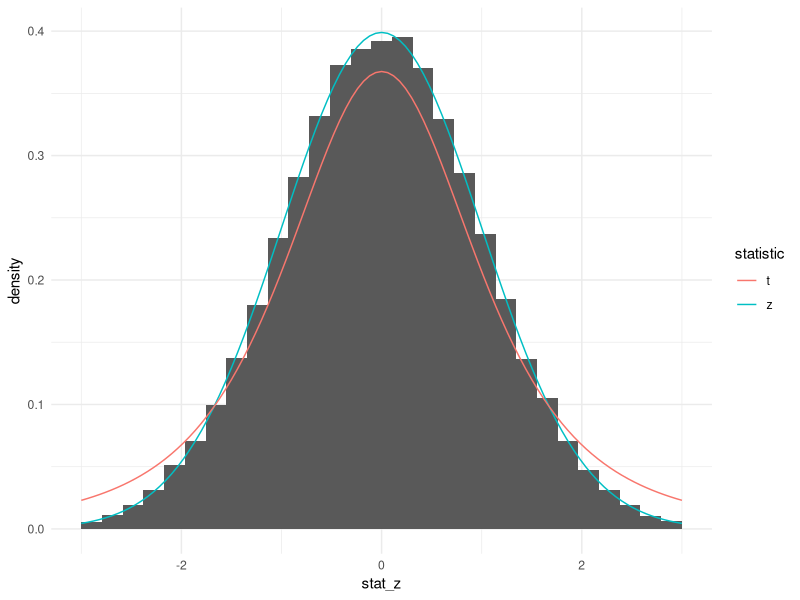

R code for this plot: (Note: this script raises an error after producing the figure.)
## ---- chunk 1
library(ggplot2)
library(patchwork)
library(magrittr)

theme_set(theme_minimal())
## ---- chunk 2
statistic <- function(sample, what_stat='z'){
  ## input: single data series
  ## args: 
  ##   - what_stat: 
  ##     - z: will compute a z-statistic with a known sd
  ##     - t: will compute a t-stat by estimating the sample sd
  ## return: 
  ##   - statistic that is chosen by what_stat arg
  
  sample_mean <- mean(sample)
  n           <- length(sample)

  if(what_stat == 'z') {
    standard_error <- (5 / sqrt(n))
    stat_ <- sample_mean / standard_error
  } else if(what_stat == 't') { 
    estimated_standard_error <- 'fill this in (it will involve `sd()`)'
    stat_ <- sample_mean / estimated_standard_error
  } else { 
    stop('what_stat must be either z or t')
  }
  
  return(stat_)
}
## ---- chunk 3
## draw some sample data and store it in an object
sample_data <- rnorm(n=10, mean=0, sd=1)

## calculate the statistic on the data that is stored in that object
statistic(sample=sample_data, what_stat = 'z')
## ---- chunk 4
rnorm(n=10, mean=0, sd=1) %>% 
  statistic(what_stat='z')
## ---- chunk 5
n <- 3

stat_z <- replicate(
  n    = 100000, 
  expr = rnorm(n, 0, 5) %>% 
    statistic(what_stat = 'z')
  )

plot_z <- ggplot() + 
  geom_histogram(aes(x = stat_z, y = ..density..)) + 
  geom_function(aes(color = 'z'), fun = dnorm) + 
  geom_function(aes(color = 't'), fun = dt, args = list(df = n)) + 
  labs(color = 'statistic') + 
  lims(x = c(-3,3))

plot_z
## ---- chunk 6
n <- 3

stat_t <- replicate(
  n    = 100000, 
  expr = rnorm(n, 0, 5) %>% 
    statistic(what_stat = 't')
)

plot_t <- ggplot() + 
  geom_histogram(aes(x = stat_t, y = ..density..)) + 
  geom_function(aes(color = 'z'), fun = dnorm) + 
  geom_function(aes(color = 't'), fun = dt, args = list(df = n)) + 
  labs(color = 'statistic') + 
  lims(x = c(-3,3))

plot_t
## ---- chunk 7
plot_z | plot_t
## ---- chunk 8
plot_z / plot_t
